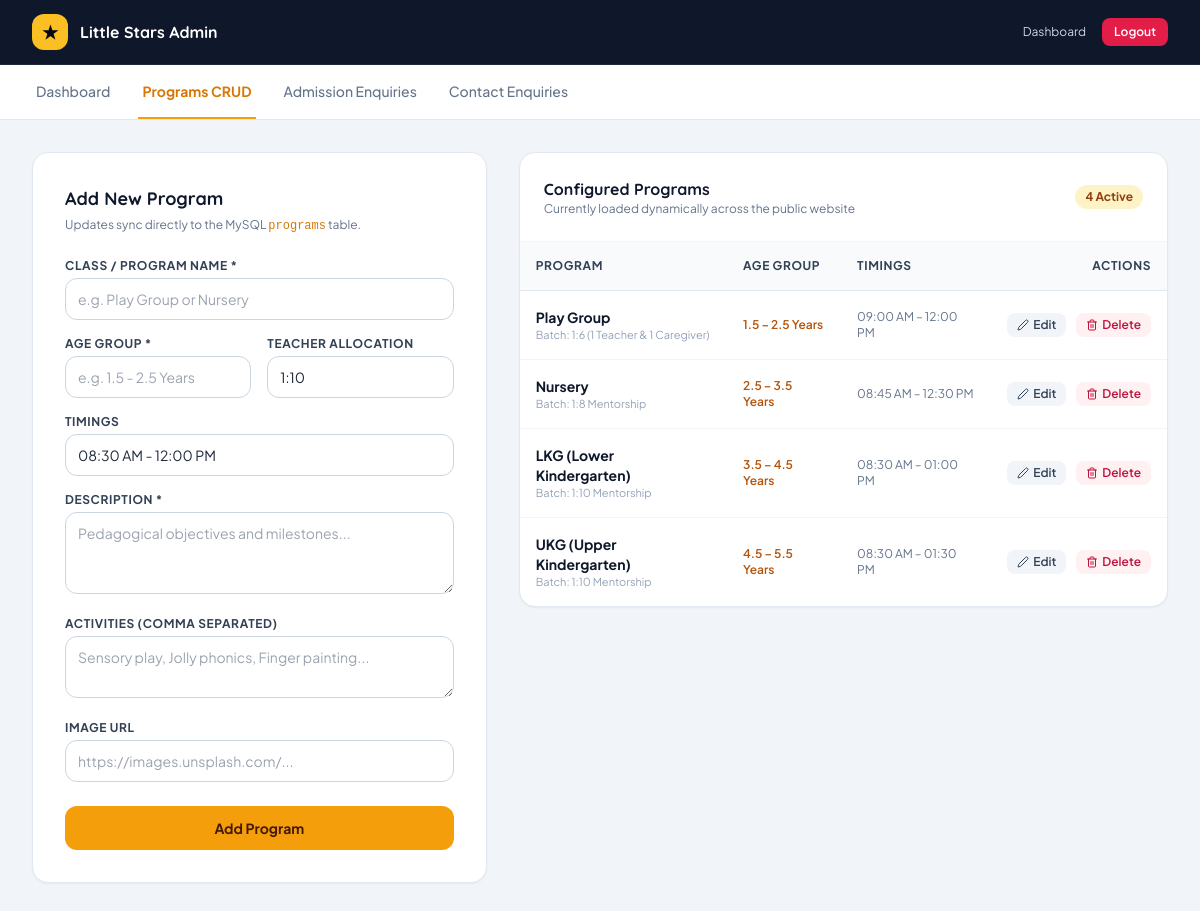
Page /php_project/admin/programs.php (signed in) on the committed database.
### tables this page shows
CREATE TABLE IF NOT EXISTS `programs` (
  `id` INT AUTO_INCREMENT PRIMARY KEY,
  `name` VARCHAR(100) NOT NULL,
  `slug` VARCHAR(100) NOT NULL UNIQUE,
  `age_group` VARCHAR(50) NOT NULL,
  `timings` VARCHAR(100) NOT NULL,
  `student_ratio` VARCHAR(50) NOT NULL,
  `description` TEXT NOT NULL,
  `activities` TEXT NOT NULL COMMENT 'JSON array of activities',
  `image_url` VARCHAR(255) NOT NULL,
  `is_active` TINYINT(1) DEFAULT 1,
  `created_at` TIMESTAMP DEFAULT CURRENT_TIMESTAMP,
  `updated_at` TIMESTAMP NULL ON UPDATE CURRENT_TIMESTAMP
);

### php_project/admin/programs.php (the view, shortened to what this page needs)
<?php
require_once __DIR__ . '/../config/db.php';
$editing_program = null;
try {
    $programs = $pdo->query("SELECT * FROM programs ORDER BY id ASC")->fetchAll();
} catch (PDOException $e) {
    $programs = [];
}
?>
<!DOCTYPE html>
<html lang="en">
<head>
    <script src="https://cdn.tailwindcss.com"></script>
</head>
<body class="bg-slate-100 text-slate-800 antialiased min-h-screen flex flex-col">
    <header class="bg-slate-900 text-white sticky top-0 z-50 border-b border-slate-800">
        <div class="max-w-7xl mx-auto px-4 sm:px-6 lg:px-8 flex justify-between items-center h-16">
            <div class="flex items-center gap-3">
                <div class="w-9 h-9 rounded-xl bg-amber-400 text-slate-950 flex items-center justify-center font-bold text-lg">★</div>
                <div class="font-display font-bold text-base">Little Stars Admin</div>
            </div>
            <div class="flex items-center gap-4 text-xs">
                <a href="dashboard.php" class="text-slate-300 hover:text-white">Dashboard</a>
                <a href="logout.php" class="px-3 py-1.5 rounded-lg bg-rose-600 text-white font-semibold">Logout</a>
            </div>
        </div>
    </header>
    <div class="bg-white border-b border-slate-200">
        <div class="max-w-7xl mx-auto px-4 sm:px-6 lg:px-8">
            <nav class="flex space-x-6">
                <a href="dashboard.php" class="py-4 px-1 border-b-2 border-transparent font-medium text-sm text-slate-500 hover:text-slate-800">Dashboard</a>
                <a href="programs.php" class="py-4 px-1 border-b-2 border-amber-500 font-bold text-sm text-amber-600">Programs CRUD</a>
                <a href="admissions.php" class="py-4 px-1 border-b-2 border-transparent font-medium text-sm text-slate-500 hover:text-slate-800">Admission Enquiries</a>
                <a href="contacts.php" class="py-4 px-1 border-b-2 border-transparent font-medium text-sm text-slate-500 hover:text-slate-800">Contact Enquiries</a>
            </nav>
        </div>
    </div>
    <main class="flex-1 max-w-7xl w-full mx-auto px-4 sm:px-6 lg:px-8 py-8 space-y-8">
        <div class="grid grid-cols-1 lg:grid-cols-12 gap-8 items-start">
            <div class="lg:col-span-5 bg-white p-6 sm:p-8 rounded-2xl border border-slate-200 shadow-sm">
                <h2 class="font-display font-bold text-lg text-slate-900 mb-1">
                    <?php echo $editing_program ? 'Edit Program: ' . htmlspecialchars($editing_program['name']) : 'Add New Program'; ?>
                </h2>
                <p class="text-xs text-slate-500 mb-6">
                    Updates sync directly to the MySQL <code class="font-mono text-amber-600">programs</code> table.
                </p>
                <form method="POST" action="programs.php" class="space-y-4">
                    <div>
                        <label for="name" class="block text-xs font-bold uppercase tracking-wider text-slate-700 mb-1">Class / Program Name *</label>
                        <input type="text" id="name" name="name" required value="<?php echo htmlspecialchars($editing_program['name'] ?? ''); ?>" placeholder="e.g. Play Group or Nursery" class="w-full px-3 py-2.5 rounded-xl border border-slate-300 text-sm focus:outline-none focus:ring-2 focus:ring-amber-400">
                    </div>
                    <div class="grid grid-cols-2 gap-4">
                        <div>
                            <label for="age_group" class="block text-xs font-bold uppercase tracking-wider text-slate-700 mb-1">Age Group *</label>
                            <input type="text" id="age_group" name="age_group" required value="<?php echo htmlspecialchars($editing_program['age_group'] ?? ''); ?>" placeholder="e.g. 1.5 - 2.5 Years" class="w-full px-3 py-2.5 rounded-xl border border-slate-300 text-sm focus:outline-none focus:ring-2 focus:ring-amber-400">
                        </div>
                        <div>
                            <label for="student_ratio" class="block text-xs font-bold uppercase tracking-wider text-slate-700 mb-1">Teacher Allocation</label>
                            <input type="text" id="student_ratio" name="student_ratio" value="<?php echo htmlspecialchars($editing_program['student_ratio'] ?? '1:10'); ?>" placeholder="1:10" class="w-full px-3 py-2.5 rounded-xl border border-slate-300 text-sm focus:outline-none focus:ring-2 focus:ring-amber-400">
                        </div>
                    </div>
                    <div>
                        <label for="timings" class="block text-xs font-bold uppercase tracking-wider text-slate-700 mb-1">Timings</label>
                        <input type="text" id="timings" name="timings" value="<?php echo htmlspecialchars($editing_program['timings'] ?? '08:30 AM - 12:00 PM'); ?>" placeholder="e.g. 08:30 AM - 12:00 PM" class="w-full px-3 py-2.5 rounded-xl border border-slate-300 text-sm focus:outline-none focus:ring-2 focus:ring-amber-400">
                    </div>
                    <div>
                        <label for="description" class="block text-xs font-bold uppercase tracking-wider text-slate-700 mb-1">Description *</label>
                        <textarea id="description" name="description" rows="3" required placeholder="Pedagogical objectives and milestones..." class="w-full px-3 py-2.5 rounded-xl border border-slate-300 text-sm focus:outline-none focus:ring-2 focus:ring-amber-400"><?php echo htmlspecialchars($editing_program['description'] ?? ''); ?></textarea>
                    </div>
                    <div>
                        <label for="activities" class="block text-xs font-bold uppercase tracking-wider text-slate-700 mb-1">Activities (Comma separated)</label>
                        <textarea id="activities" name="activities" rows="2" placeholder="Sensory play, Jolly phonics, Finger painting..." class="w-full px-3 py-2.5 rounded-xl border border-slate-300 text-sm focus:outline-none focus:ring-2 focus:ring-amber-400"><?php echo htmlspecialchars($editing_program['activities'] ?? ''); ?></textarea>
                    </div>
                    <div>
                        <label for="image_url" class="block text-xs font-bold uppercase tracking-wider text-slate-700 mb-1">Image URL</label>
                        <input type="url" id="image_url" name="image_url" value="<?php echo htmlspecialchars($editing_program['image_url'] ?? ''); ?>" placeholder="https://images.unsplash.com/..." class="w-full px-3 py-2.5 rounded-xl border border-slate-300 text-sm focus:outline-none focus:ring-2 focus:ring-amber-400">
                    </div>
                    <div class="pt-2 flex gap-3">
                        <button type="submit" class="flex-1 py-3 rounded-xl bg-amber-500 hover:bg-amber-600 text-amber-950 font-bold text-sm transition">
                            <?php echo $editing_program ? 'Save Changes' : 'Add Program'; ?>
                        </button>
                    </div>
                </form>
            </div>
            <div class="lg:col-span-7 bg-white rounded-2xl border border-slate-200 shadow-sm overflow-hidden">
                <div class="p-6 border-b border-slate-100 flex items-center justify-between">
                    <div>
                        <h3 class="font-display font-bold text-base text-slate-900">Configured Programs</h3>
                        <p class="text-xs text-slate-500">Currently loaded dynamically across the public website</p>
                    </div>
                    <span class="text-xs bg-amber-100 text-amber-800 font-bold px-2.5 py-1 rounded-full"><?php echo count($programs); ?> Active</span>
                </div>
                <div class="overflow-x-auto">
                    <table class="w-full text-left text-xs text-slate-600">
                        <thead class="bg-slate-50 text-slate-700 font-bold uppercase tracking-wider border-b border-slate-200">
                            <tr>
                                <th class="p-4">Program</th>
                                <th class="p-4">Age Group</th>
                                <th class="p-4">Timings</th>
                                <th class="p-4 text-right">Actions</th>
                            </tr>
                        </thead>
                        <tbody class="divide-y divide-slate-100">
                            <?php if (!empty($programs)): ?>
                                <?php foreach ($programs as $p): ?>
                                    <tr class="hover:bg-slate-50/50">
                                        <td class="p-4">
                                            <div class="font-bold text-slate-900 text-sm"><?php echo htmlspecialchars($p['name']); ?></div>
                                            <div class="text-[11px] text-slate-400">Batch: <?php echo htmlspecialchars($p['student_ratio']); ?></div>
                                        </td>
                                        <td class="p-4 font-semibold text-amber-700"><?php echo htmlspecialchars($p['age_group']); ?></td>
                                        <td class="p-4 text-slate-500"><?php echo htmlspecialchars($p['timings'] ?? 'N/A'); ?></td>
                                        <td class="p-4 text-right space-x-2 whitespace-nowrap">
                                            <a href="programs.php?action=edit&id=<?php echo $p['id']; ?>" class="px-2.5 py-1 rounded-lg bg-slate-100 hover:bg-slate-200 text-slate-700 font-semibold text-xs inline-flex items-center gap-1">
                                                <i data-lucide="edit-2" class="w-3 h-3"></i> Edit
                                            </a>
                                            <a href="programs.php?action=delete&id=<?php echo $p['id']; ?>" onclick="return confirm('Are you sure you want to delete this program from MySQL?');" class="px-2.5 py-1 rounded-lg bg-rose-50 hover:bg-rose-100 text-rose-700 font-semibold text-xs inline-flex items-center gap-1">
                                                <i data-lucide="trash-2" class="w-3 h-3"></i> Delete
                                            </a>
                                        </td>
                                    </tr>
                                <?php endforeach; ?>
                            <?php else: ?>
                                <tr><td colspan="4" class="p-6 text-center text-slate-400">No programs in database.</td></tr>
                            <?php endif; ?>
                        </tbody>
                    </table>
                </div>
            </div>
        </div>
    </main>
</body>
</html>

### php_project/admin/programs.php (style rules this page uses)
body { font-family: 'Plus Jakarta Sans', sans-serif; }
h1, h2, h3, .font-display { font-family: 'Quicksand', sans-serif; }

### rows in the picture
programs: name "Play Group", student_ratio "1:6 (1 Teacher & 1 Caregiver)", age_group "1.5 – 2.5 Years", timings "09:00 AM – 12:00 PM"
programs: name "Nursery", student_ratio "1:8 Mentorship", age_group "2.5 – 3.5 Years", timings "08:45 AM – 12:30 PM"
programs: name "LKG (Lower Kindergarten)", student_ratio "1:10 Mentorship", age_group "3.5 – 4.5 Years", timings "08:30 AM – 01:00 PM"
programs: name "UKG (Upper Kindergarten)", student_ratio "1:10 Mentorship", age_group "4.5 – 5.5 Years", timings "08:30 AM – 01:30 PM"

### other values in the picture
count($programs) "4"
